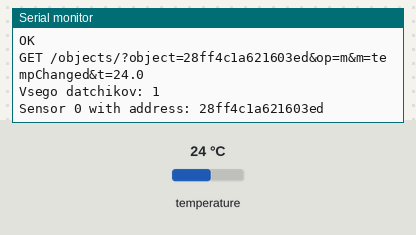
Recording of a sketch running on a simulated ESP32. Shown: the last lines printed to the serial monitor. Inputs (shaded band) come from the test bench; at power-on: temperature 24 °C. WiFi joins after 1.5 s; servers stay silent unless stated.

Above: at 4.5 s.
4.6 s: temperature set to 12 °C
At 6.0 s:
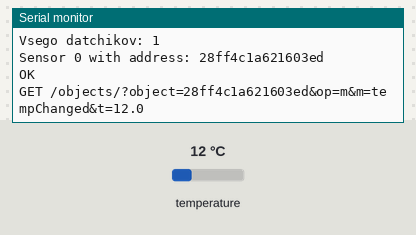
6.1 s: temperature set to 19 °C
At 9.8 s:
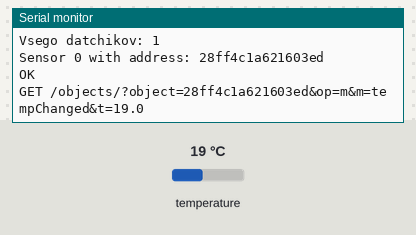

Measured:
- after the input at 4.6 s, the serial monitor: prints a new line after 0.98 s (image 1)
- after the input at 6.1 s, the serial monitor: prints a new line after 2.5 s (image 2)

The sketch:

Universal_Arduino_sketch_for_MajorDoMo.ino
```cpp
/**
* Универсальный контроллер сбора данных и исполительное устройство на базе Arduino (к проекту http://smartliving.ru/)
* Platform: Arduino UNO R3 + EthernetShield W5100
* IDE: Arduino 1.6.1
* Author: Peter Tsember by Syktyvkar. 2015
**/

// ----==== ПОДКЛЮЧЕНИЕ БИБЛИОТЕК ====----
  #include <Ethernet.h>                                // (Ethernet Shield)
  #include <SPI.h>                                     // (Для работы с устройствами по протоколу SPI, например с Ethernet Shield)
  #include <Arduino.h>                                 // (Основная библиотека Arduino)
  #include <WebServer.h>                               // (Webserver WebDuino)
  #include <OneWire.h>                                 // (Шина 1-wire)
  #include <DallasTemperature.h>                       // (Датчик температуры DS18B20)


// ----==== НАСТРОЙКИ СЕТИ ====----
  byte mac[] = { 0xDE, 0xAD, 0xBE, 0xE4, 0xDE, 0x35 }; // MAC-адрес контроллера Arduino
  byte ip[] = { 192, 168, 1, 15 };                     // ip-адрес контроллера Arduino
  byte subnet[] = { 255, 255, 255, 0 };                // ip-адрес сервера MajorDoMo
  byte gateway[] = { 192, 168, 1, 250 };               // ip-адрес основного шлюза
  byte dns_server[] = { 192, 168, 1, 250 };            // ip-адрес DNS-сервера
  byte rserver[] = { 192, 168, 1, 123 };               // ip-адрес сервера MajorDoMo
  char buf[100];                                       // Переменная для хранения GET запроса
  char ipbuff[16];                                     // Переменная для IP адреса
  EthernetClient rclient;


// ----==== НАСТРОЙКИ ПОДКЛЮЧЕННЫХ УСТРОЙСТВ ====----
// Вход, на котором находится шина 1-wire с датчиками DS18S20
  #define ONE_WIRE_BUS 2                               // нога 2


// ----==== НАСТРОЙКИ ПЕРЕМЕННЫХ И МАССИВОВ ДАННЫХ ====----
  float current_temp1;                                 // Задаем переменную, в которой будем хранить текущую температуру
  float delta_temp = 0.3;                              // Дельта температур, при превышении которой следует отправлять данные на сервер МЖД
  long requestMillis;                                  // Задаем переменную времени последней передачи данных на сервер
  long interval = 18000000;                            // Задаем максимальный интервал между передачами данных на сервер
  byte numberOfDevices;                                // Количество датчиков DS18B20 на шине 1-wire (Обновляется автоматически)
  DeviceAddress Termometers;                           // Массив с датчиками
  // Размер следующих массивов - предполагаемое максимальное количество датчиков DS18B20.
  // По умолчанию - 30. Нужно больше?! Увеличиваете числа и перезаливаете скетч
  byte na[30];                                         // Массив с порядковыми номерами датчиков температуры DS18B20
  String aa[30];                                       // Массив с HEX-адресами датчиков температуры DS18B20
  float ta[30];                                        // Массив с последней отправленной температурой датчиков DS18B20


// Инициализация веб-сервера на 80 порту, а так же шины 1-wire и датчиков температуры DS18B20
  WebServer webserver("", 80);
  OneWire oneWire(ONE_WIRE_BUS);
  DallasTemperature sensors(&oneWire);


/*
// Вывод информации об устройстве (http://ip-arduino/)
void infoRequest(WebServer &server, WebServer::ConnectionType type, char *url_tail, bool tail_complete)
{
  int numberOfDevices = sensors.getDeviceCount();
   sensors.begin();
   sensors.requestTemperatures();
   for(int i=0;i<numberOfDevices; i++) {
      if(sensors.getAddress(Termometers, i))
      {
          server.print("T");
          server.print(i);
          server.print(":");
          for (uint8_t i = 0; i < 8; i++) {
            if (Termometers[i] < 16) server.print("0");
              server.print(Termometers[i], HEX);
          }
          float tempC = sensors.getTempC(Termometers);
          server.print(":");
          server.print(tempC);
          server.print(";");
      } else {
            // not found
            server.print("NOT FOUND");
      }
    }
}
*/


// ---=== ФУНКЦИЯ ОТПРАВКИ ДАННЫХ (HTTP-ЗАПРОСА) НА СЕРВЕР MAJORDOMO ===---
void sendHTTPRequest() {
  if (rclient.connect(rserver, 80)) {
   Serial.println("OK");
   Serial.println(buf);                                 // Вывод на экран сгенерированного GET запроса
   rclient.print(buf);
   rclient.println(" HTTP/1.0");
   rclient.print("Host: ");
   sprintf(ipbuff, "%u.%u.%u.%u", ip[0], ip[1], ip[2], ip[3]);
   rclient.println(ipbuff);                             // ip адрес нашего контроллера в текстовом виде
   rclient.print("Content-Type: text/html\n");
   rclient.println("Connection: close\n");
   delay(2000);
   rclient.stop();
  } else
  {
   Serial.println("FAILED SENDING");
  }

}


// ---=== ФУНКЦИЯ НАСТРОЙКИ ===---
void setup()
  {
  Serial.begin(9600);                                   // Инициализируем Serial (монитор последовательного порта)
  Serial.println("Start");
  Ethernet.begin(mac, ip, dns_server, gateway, subnet); // Инициализируем Ethernet Shield/
//webserver.setDefaultCommand(&infoRequest);            // дефолтная страница вывода (информация о контроллере)
  webserver.begin();                                    // Инициализируем Web-Server
  char buff[64];
  int len = 3;                                          // Количество попыток запуска сервера
webserver.processConnection(buff, &len);                // process incoming connections one at a time forever
  Serial.print("server is at ");
  Serial.println(Ethernet.localIP());
  }


// ---=== ЦИКЛИЧЕСКАЯ ФУНКЦИЯ ===---
void loop() {


// Поиск датчиков температуры DS18B20 на шине 1-wire
  sensors.begin();                                   // Инициализация датчиков DS18B20
  sensors.requestTemperatures();                     // Перед каждым получением температуры надо ее запросить
  sensors.setResolution(Termometers, 12);            // Установка чувствительности на 12 бит
   Serial.print("Vsego datchikov: ");
   numberOfDevices = sensors.getDeviceCount();
   Serial.println(numberOfDevices);                  // вывод на экран общего количества найденых датчиков

   for(byte i=0;i<numberOfDevices; i++) {            // цикл для записи в массивы данных
     if(sensors.getAddress(Termometers, i))          // если адрес датчика под индексом i определен, то:
      {
      String aba[8];                                 // Создаем массив с байтами адреса
      for (int i=0; i<8; i++)                        // цикл получения бит адреса
        {
          if (Termometers[i] < 16) { aba[i] = "0"+String(Termometers[i],HEX); } //если бит меньше 16, то дописываем в начале 0, так же конвертируем в шеснадцатиричный код
          else {aba[i] = String(Termometers[i],HEX);}// в противном случае просто конвертируем в 16ричный код и записываем байт в массив
        }
      aa[i] = aba[0]+aba[1]+aba[2]+aba[3]+aba[4]+aba[5]+aba[6]+aba[7]; // Записываем полный адрес в массив адресов aa[], в ячейку i.
    Serial.print("Sensor "); Serial.print(i, DEC); Serial.print(" with address: "); // Датчик под номером i с адресом:
    Serial.println(aa[i]);                           // Выводим на экран i ячейку с 16-ричным адресом устройства
       }
     }


// Получение и обработка температуры
for(byte i=0;i<numberOfDevices; i++)                 // цикл для получения, обработки, округления и отправки температуры каждого датчика DS18B20
    {
      // Устройство отдало реальное значение температуры (или осталось старое)
      // Округление полученной температуры до десятых
      // Пример: 23.899 => 238.99 => 239.49 => 239 => 23.9) // При округлении изменился первый разряд, после запятой. Правило работает.
       float tempC = sensors.getTempCByIndex(i) * 10;
       tempC = tempC + 0.5;
       tempC = (int)tempC;
       tempC =  tempC / 10;
    float delta = fabsf(ta[i]-tempC);                // Выделяем дельту температуры, между текущей и в последний раз отправленной темп.
    if ((delta > delta_temp)                         // Если разница между прошлым и текущим значением темп. больше обозначенной дельты...
    || ((millis() - requestMillis) > interval))      // Если последняя передача данных на сервер была более 30 минут назад (например температура не менялась)...
     {
     int temp1 = (tempC - (int)tempC) * 10;          // выделяем дробную часть
     int str_len = aa[i].length() + 1; char char_array[str_len]; aa[i].toCharArray(char_array, str_len);      // Конвертируем строку с адресом в массив символов
     sprintf(buf, "GET /objects/?object=%s&op=m&m=tempChanged&t=%0d.%d", char_array, (int)tempC, abs(temp1)); // Формируем GET запрос
      sendHTTPRequest();                             // И передаем на сервер
      requestMillis = millis();                      // Засекаем время последней передачи данных на сервер
      ta[i]=tempC;                                   // Задаем текущую температуру предыщущей.
     }
    }
}
```
